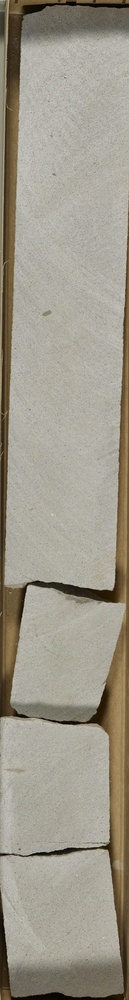
#> input picture tests/data/column1.jpeg, 129 x 1000 px, shrunk from 782 x 6070 before the run
$ jupyter execute --allow-errors test_plotting.ipynb
#> lines starting #> are read from the running program, lines starting #| are printed output that depends on the picture
### corebreakout/column.py
"""
CoreColumn abstraction representing depth-registered single-column images of core material.
"""

from pathlib import Path

import dill
import numpy as np
from matplotlib import ticker
import matplotlib.pyplot as plt

from corebreakout import utils, defaults
from corebreakout.viz import make_depth_ticks


class CoreColumn:
    """Container for depth-registered, single-column images of core material.

    `CoreColumn`s can be stacked via the `__add__` operator, using `add_mode` from LHS instance,
    and padding the width of the narrower of (LHS.img, RHS.img) with zeros if necessary.

    Either `depths` array or scalar `top` and `base` values must be provided to constructor.
    """

    def __init__(
        self, img, depths=None, top=None, base=None, add_tol=None, add_mode="fill"
    ):
        """
        Parameters
        ----------
        img : array
            2D (grayscale) or 3D (RGB) image array representing a single column of core material
        depths : array, optional
            1D array of depths with `size=img.shape[0]` (one value for each row).
            If not provided, depths will be evenly spaced between `top` and `base`.
        top : array, optional
            The top depth. If not given, assumed to be just above first row of `depths`.
        base : float, optional
            The base depth. If not given, assumed to be just below last row of `depths`.
        add_tol : float, optional
            Maximum allowed depth gap between columns when adding. Default is to use `2*dd`,
            where `@property dd` is the median difference in depth between adjacent `img` rows.
        add_mode : one of {'fill', 'collapse'}, optional
            How to add to this column. Both methods enforce depth ordering (LHS.base <= RHS.top):
                - 'fill' is the default. Fills any depth gap with zero image and interpolated depths.
                - 'collapse' will simply concatenate `img` and `depths` arrays.
            Default is 'fill'.
        """
        self.img = img  # img.setter called

        depths_given, top_given, base_given = (
            depths is not None,
            top is not None,
            base is not None,
        )

        assert depths_given or (
            top_given and base_given
        ), "Must specify either `depths`, or `top` and `base`"

        if not depths_given:
            self.top, self.base = top, base
            eps = (base - top) / (2 * self.height)
            self.depths = np.linspace(top + eps, base - eps, num=self.height)

        elif not (top_given and base_given):
            self.depths = depths
            eps = (depths[-1] - depths[0]) / (2 * self.height)
            self.top = depths[0] - eps
            self.base = depths[-1] + eps

        else:
            self.top, self.base, self.depths = top, base, depths

        assert self.base > self.top, "`top` and `base` must be depth ordered"
        assert np.all(self.depths >= self.top), "no `depths` can be above `top`"
        assert np.all(self.depths <= self.base), "no `depths` can be below `base`"

        # settings for column addition
        self.add_mode = add_mode
        self.add_tol = add_tol or 2 * self.dd

    @property
    def img(self):
        return self._img

    @img.setter
    def img(self, arr):
        if arr.ndim == 2:
            self._img = arr[:, :, np.newaxis]
        elif arr.ndim == 3:
            self._img = arr
        else:
            raise ValueError("`img` array must have 2 or 3 dimensions.")

        self.height, self.width, self.channels = self._img.shape

    @property
    def depths(self):
        return self._depths

    @depths.setter
    def depths(self, arr):
        assert type(arr) is np.ndarray and arr.ndim == 1, "`depths` must be 1D array"
        assert arr.size == self.height, "length of `depths` must match image height"
        assert np.all(np.diff(arr) > 0), "`depths` must be strictly increasing"
        self._depths = arr

    @property
    def depth_range(self):
        return (self.top, self.base)

    @property
    def dd(self):
        """An approximate value for the size of each row in depth units."""
        return np.median(np.diff(self.depths))

    @property
    def add_tol(self):
        return self._add_tol

    @add_tol.setter
    def add_tol(self, value):
        assert value >= 0.0, "`add_tol` cannot be negative"
        self._add_tol = value

    @property
    def add_mode(self):
        return self._add_mode

    @add_mode.setter
    def add_mode(self, mode):
        assert mode in ("collapse", "fill"), f"{mode} not a valid `add_mode`"
        self._add_mode = mode


    def slice_depth(self, top=None, base=None):
        """Get a sliced CoreColumn between `top` and `base`,
        if it would have an effect and it is possible to do so.
        """
        top = top or self.top
        base = base or self.base
        assert base > top, "Slice boundaries must maintain depth order."

        assert top < self.base, f"Cannot slice to top {top} with base {self.base}"
        assert base > self.top, f"Cannot slice to base {base} with top {self.top}"

        # check that there's a difference, and that it isn't a superset of current range
        if [top, base] != [self.top, self.base] and (
            top > self.top or base < self.base
        ):
            idxs = np.logical_and(self.depths >= top, self.depths <= base)
            # self.img = self.img[idxs]
            # self.depths = self.depths[idxs]
            # self.top, self.base = top, base
            return CoreColumn(
                self.img[idxs, ...],
                depths=self.depths[idxs],
                top=top,
                base=base,
                add_mode=self.add_mode,
                add_tol=self.add_tol,
            )
        else:
            return self


    def __repr__(self):
        return (
            f"CoreColumn instance with:\n"
            f"\t img.shape: {self.img.shape}\n"
            f"\t (top, base): ({self.top}, {self.base})\n"
            f"\t add_tol & add_mode: {self.add_tol:.4f} , {self.add_mode}\n"
        )


    # [42 lines left out: functions __eq__, iter_chunks, not called in this run]

    ###++++++++++++++++++++###
    ### Column Combination ###
    ###++++++++++++++++++++###

    def __add__(self, other):
        """Adding two CoreColumn objects appends RHS below LHS and returns new CoreColumn instance.
            - `img` and `depths` are concatenated:
                - If `add_mode` is 'collapse', arrays are naively stacked.
                - If `add_mode` is 'fill', a zero image + interpolated depths are added b/t LHS & RHS.
            - `LHS.top`, `RHS.base` and `LHS.add_mode` are passed through to new instance
            - `add_tol` is propagated by `max(LHS.add_tol, RHS.add_tol)`.
        """
        depth_diff = other.top - self.base
        print(self.depth_range, " + ", other.depth_range, " gap: ", depth_diff)

        if depth_diff < 0:
            raise UserWarning(f"Cant add shallower {other} below deeper {self}!")

        elif depth_diff > self.add_tol:
            raise UserWarning(
                f"Gap of {depth_diff} greater than `LHS.add_tol`: {self.add_tol}!"
            )

        # If 'fill' mode, extend `self.img` and `self.depths` to fill any gap
        if self.add_mode is "fill":
            fill_dd = (self.dd + other.dd) / 2
            # Note: have to call int() for cases of 0.0
            fill_rows = int(depth_diff // fill_dd)

            if fill_rows > 0:
                fill_depths = np.linspace(
                    self.depths[-1] + fill_dd, other.depths[0] - fill_dd, num=fill_rows
                )
                fill_img = np.zeros(
                    (fill_rows, self.width, self.channels), dtype=self.img.dtype
                )

                self.img = utils.vstack_images(self.img, fill_img)
                self.depths = np.concatenate([self.depths, fill_depths])

        return CoreColumn(
            utils.vstack_images(self.img, other.img),
            depths=np.concatenate([self.depths, other.depths]),
            top=self.top,
            base=other.base,
            add_tol=max(self.add_tol, other.add_tol),
            add_mode=self.add_mode,
        )

    ###+++++++++++++++###
    ### Save and Load ###
    ###+++++++++++++++###

    # [67 lines left out: functions save, load, not called in this run]

    ###+++++++++++++++++++###
    ###  Column Plotting  ###
    ###+++++++++++++++++++###

    def plot(self, figsize=(15, 50), tick_kwargs={}, major_kwargs={}, minor_kwargs={}):
        """Make an image figure with major and minor depth ticks.

        Parameters
        ----------
        figsize : tuple(int)
            Size of matplotlib figure to plot on.  Note: at default DPI of 100, 650 is
            about as large as common image formats will support saving (~2^16 pixels).
        tick_kwargs:
            Parameters for tick creation: 'major' and 'minor' options for
            `*_precision` and `*_format_str`. See `viz.make_depth_ticks()`.
        major/minor_kwargs:
            Parameters for tick size and appearance. Passed to `ax.tick_params`.

        Returns
        -------
        fig, ax
            Matplotlib figure and axis with image + ticks plotted.
        """
        # Update any new tick kwargs
        tick_kwargs = utils.strict_update(defaults.DEPTH_TICK_ARGS, tick_kwargs)
        major_kwargs = utils.strict_update(defaults.MAJOR_TICK_PARAMS, major_kwargs)
        minor_kwargs = utils.strict_update(defaults.MINOR_TICK_PARAMS, minor_kwargs)

        fig, ax = plt.subplots(figsize=figsize)

        major_ticks, major_locs, minor_ticks, minor_locs = make_depth_ticks(
            self.depths, **tick_kwargs
        )

        ax.yaxis.set_major_formatter(ticker.FixedFormatter((major_ticks)))
        ax.yaxis.set_major_locator(ticker.FixedLocator((major_locs)))

        ax.yaxis.set_minor_formatter(ticker.FixedFormatter((minor_ticks)))
        ax.yaxis.set_minor_locator(ticker.FixedLocator((minor_locs)))

        ax.tick_params(which="major", **major_kwargs)
        ax.tick_params(which="minor", **minor_kwargs)

        ax.set_xticks([], [])
        ax.grid(False)

        ax.imshow(self.img)

        return fig, ax

### tests/notebooks/test_plotting.ipynb
[cell 1]
import numpy as np
from skimage import io

from corebreakout import CoreColumn

[cell 2]
img1 = io.imread('../data/column1.jpeg')
#> img1 is the input picture: shape (1000, 129, 3); mean R, G, B 157.7, 152.3, 138.4
img2 = io.imread('../data/column2.jpeg')
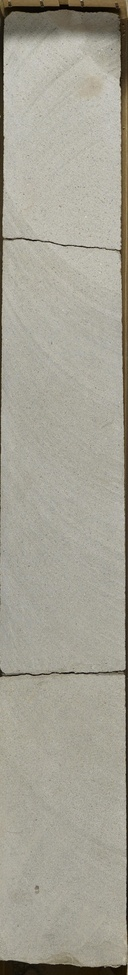
#> input picture tests/data/column2.jpeg, 128 x 975 px, shrunk from 779 x 5917 before the run
#> img2 is the input picture: shape (975, 128, 3); mean R, G, B 163.7, 160.6, 147.9

col1 = CoreColumn(img1, top=1.0, base=2.0)
col2 = CoreColumn(img2, top=2.0, base=3.0)

print(col1, col2)
#| CoreColumn instance with:
#| 	 img.shape: (1000, 129, 3)
#| 	 (top, base): (1.0, 2.0)
#| 	 add_tol & add_mode: 0.0020 , fill
#|  CoreColumn instance with:
#| 	 img.shape: (975, 128, 3)
#| 	 (top, base): (2.0, 3.0)
#| 	 add_tol & add_mode: 0.0021 , fill

[cell 3]
col1.plot(figsize=(7, 25))
#> (the call stopped at in plot, `tick_kwargs = utils.strict_update(defaults.DEPTH_TICK_ARGS, tick_kwargs)`: corebreakout is not available in this run)

[cell 4]
col2.plot(figsize=(7, 25))
#> (the call stopped at in plot, `tick_kwargs = utils.strict_update(defaults.DEPTH_TICK_ARGS, tick_kwargs)`: corebreakout is not available in this run)

#> (a cell that did not finish here is left out)

col12.plot(figsize=(12, 40))

[cell 6]
col_slice = col2.slice_depth(top=1.7, base=2.3)
#> in slice_depth, `top = top or self.top`: top = 1.7
#> in img (call 3), `self._img = arr`:
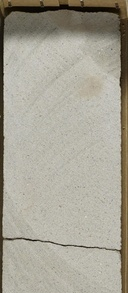
#> self._img: shape (293, 128, 3); mean of channels 0, 1, 2 165.3, 161.4, 148.1; drawn as R, G, B

col_slice.plot(figsize=(5, 15))
#> (the call stopped at in plot, `tick_kwargs = utils.strict_update(defaults.DEPTH_TICK_ARGS, tick_kwargs)`: corebreakout is not available in this run)

#> (a cell that did not finish here is left out)
